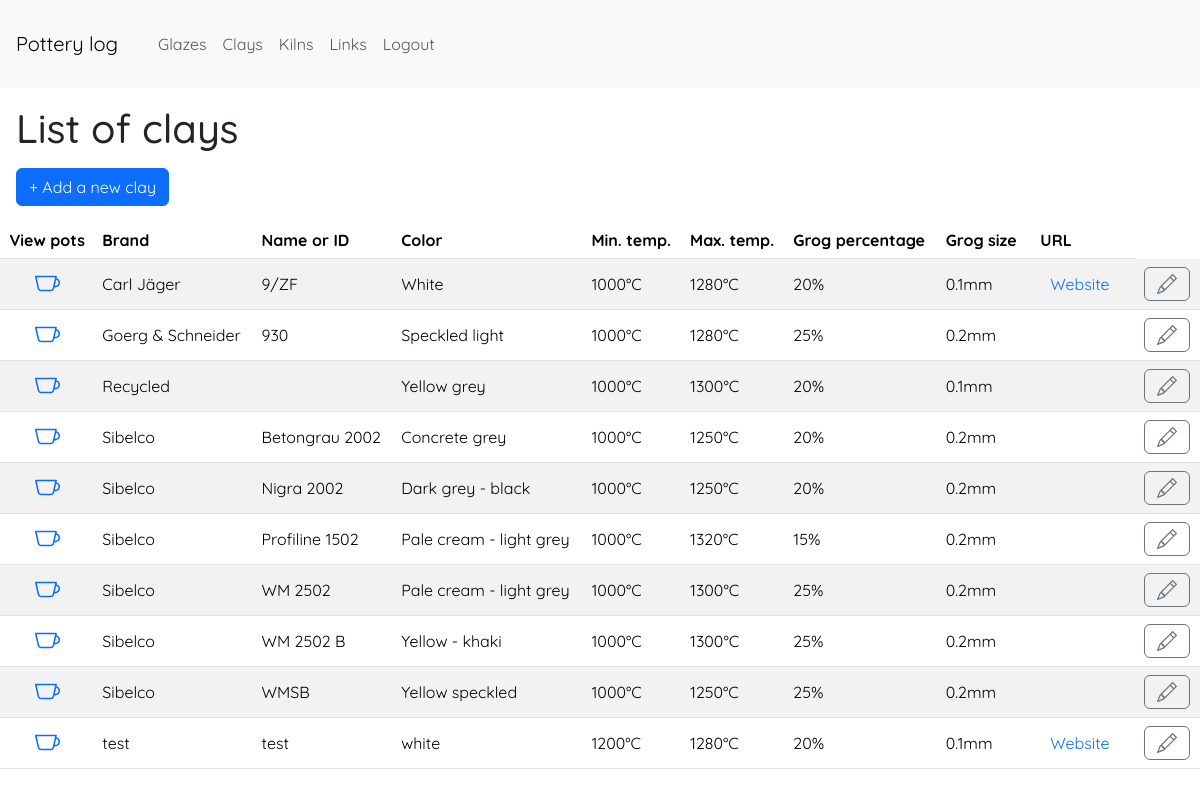
The app's page /viewclays (signed in), older data.
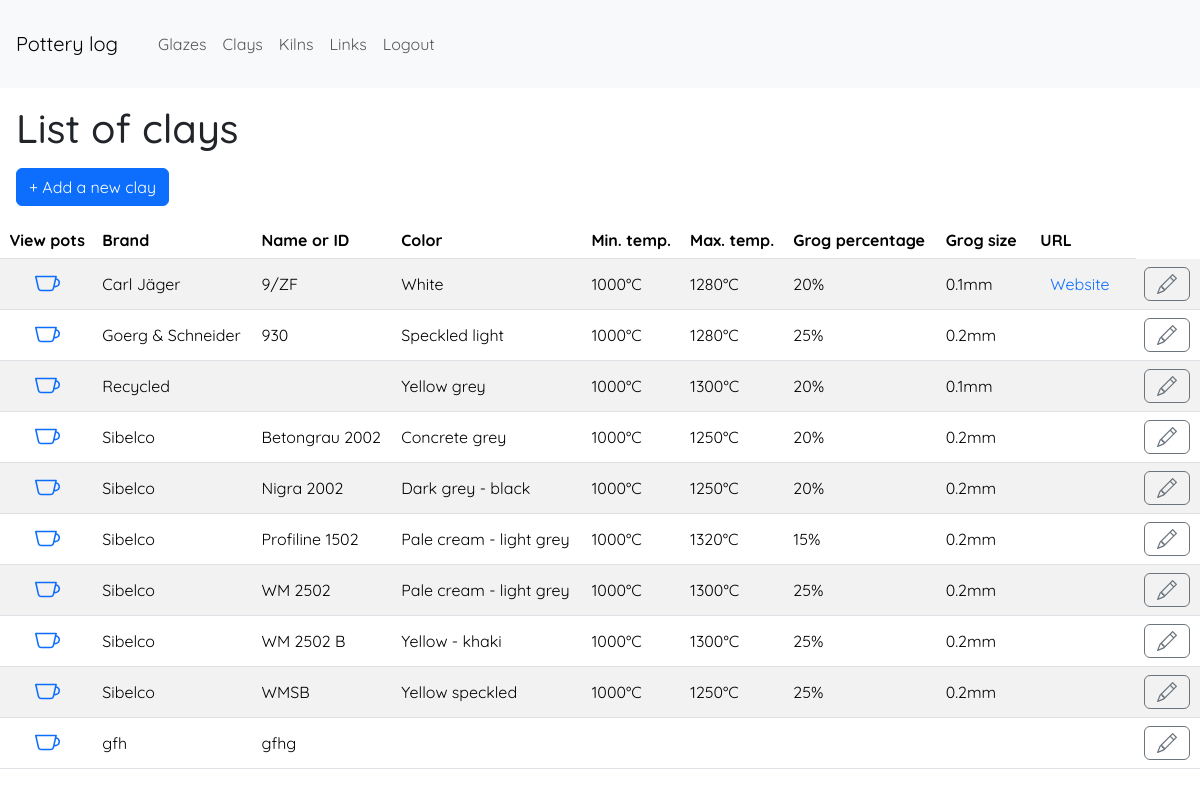
The same page, newer data.
### app/models.py (models this page shows, shortened)
class Clay(db.Model):
    __tablename__ = 'clay'
    id = db.Column(db.Integer, primary_key=True)
    brand = db.Column(db.String(140), index=True)
    name_id = db.Column(db.String(140), index=True)
    color = db.Column(db.String(140))
    temp_min = db.Column(db.Integer) # in °C
    temp_max = db.Column(db.Integer) # in °C
    grog_percent = db.Column(db.Integer) # in %
    grog_size_max = db.Column(db.Float) # in mm
    url = db.Column(db.String)
    pots = db.relationship('Pot', backref='made_with_clay', lazy='dynamic')

### app/controller.py (the view)
@app.route('/viewclays')
@login_required
def view_clays():
    clays = Clay.query.order_by(Clay.brand, Clay.name_id).all()
    clay_form = AddClayForm()
    return render_template('viewclays.html', title='List of clays', clays=clays, clay_form=clay_form)

### app/models.py (called while the page is built)
@login.user_loader
def load_user(id):
    return User.query.get(int(id))

### app/templates/viewclays.html (shortened to what this page needs)
{% extends 'layout.html' %}
{% block main %}
<h1 class="m-3">List of clays</h1>
<div class="m-3">
    <button id="add-new-clay" type="button" class="btn btn-primary" data-toggle="modal" data-target="#modal-add-edit-clay" data-reload-page="true">&plus; Add a new clay</button>
</div>
<table class="table table-striped">
    <thead>
        <tr>
            <th class="centered-content">View pots</th>
            <th>Brand</th>
            <th>Name or ID</th>
            <th>Color</th>
            <th>Min. temp.</th>
            <th>Max. temp.</th>
            <th>Grog percentage</th>
            <th>Grog size</th>
            <th style="padding: 8px 13px;">URL</th>
        </tr>
    </thead>
    <body>
        {% for clay in clays %}
        <tr>
            <td class="vertical-center centered-content">
                <a href="{{ url_for('show_clay', clay_id=clay.id) }}" class="hover-border-link">
                </a>
            </td>
            <td class="vertical-center">{{ clay.brand or '' }}</td>
            <td class="vertical-center">{{ clay.name_id or '' }}</td>
            <td class="vertical-center">{{ clay.color or '' }}</td>
            <td class="vertical-center">{{ clay.temp_min ~ '°C' if clay.temp_min else '' }}</td>
            <td class="vertical-center">{{ clay.temp_max ~ '°C' if clay.temp_max else '' }}</td>
            <td class="vertical-center">{{ clay.grog_percent ~ '%' if clay.grog_percent else '' }}</td>
            <td class="vertical-center">{{ clay.grog_size_max ~ 'mm' if clay.grog_size_max else '' }}</td>
            <td class="vertical-center">
                {% if clay.url %}
                    <a class="hover-border-link" href="{{ clay.url or '' }}" target="_blank">
                        Website
                    </a>
                {% endif %}
            </td>
            <td>
                <button type="button" class="btn btn-outline-secondary" id="open-modal-edit-item-{{ clay.id }}" data-toggle="modal" data-target="#modal-add-edit-clay" data-reload-page="true" data-itemtype="clay">
                </button>
            </td>
        </tr>
        {% endfor %}
    </body>
</table>
{% endblock %}

### app/templates/layout.html (shortened to what this page needs)
<!DOCTYPE html>
<html lang="en">
    <head>
        <link href="https://cdn.jsdelivr.net/npm/bootstrap@5.3.2/dist/css/bootstrap.min.css" rel="stylesheet">
        <link href="/static/css/styles.css" rel="stylesheet">
        <link rel="stylesheet" href="https://cdn.jsdelivr.net/npm/bootstrap-icons@1.11.1/font/bootstrap-icons.css">
    </head>
    <body>
        <main>
            <nav class="navbar navbar-expand-lg navbar-light bg-light">
                <a class="navbar-brand m-3" href="{{ url_for('index') }}">Pottery log</a>
                <div class="collapse navbar-collapse m-3" id="navbarNav">
                    <ul class="navbar-nav">
                        {% if current_user.is_anonymous %}
                        <li class="nav-item">
                            <a class="nav-link" href="{{ url_for('login') }}">Login</a>
                        </li>
                        {% else %}
                        <li class="nav-item">
                            <a class="nav-link" href="{{ url_for('view_glazes') }}">Glazes</a>
                        </li>
                        <li class="nav-item">
                            <a class="nav-link" href="{{ url_for('view_clays') }}">Clays</a>
                        </li>
                        <li class="nav-item">
                            <a class="nav-link" href="{{ url_for('view_kilns') }}">Kilns</a>
                        </li>
                        <li class="nav-item">
                            <a class="nav-link" href="{{ url_for('view_links') }}">Links</a>
                        </li>
                        <li class="nav-item">
                            <a class="nav-link" href="{{ url_for('logout') }}">Logout</a>
                        </li>
                        {% endif %}
                    </ul>
                </div>
            </nav>
            {% block main %}
            {% endblock %}
        </main>
    </body>
</html>

### app/static/css/styles.css (style rules this page uses)
body { margin: 0; font-family: 'Quicksand', sans-serif; }
a.hover-border-link { color: #0d6efd; text-decoration: none; padding: 8px 13px; border: 2px solid transparent; transition: all 0.1s; }
.centered-content { text-align: center; }
.vertical-center { vertical-align: middle; }

Row changes from the older to the newer data that the page shows:
removed Clay: brand "test", name "test", color "white", temp_min "1200°C", temp_max "1280°C", grog_percent "20%", grog_size_max "0.1mm"
added Clay: brand "gfh", name "gfhg"
